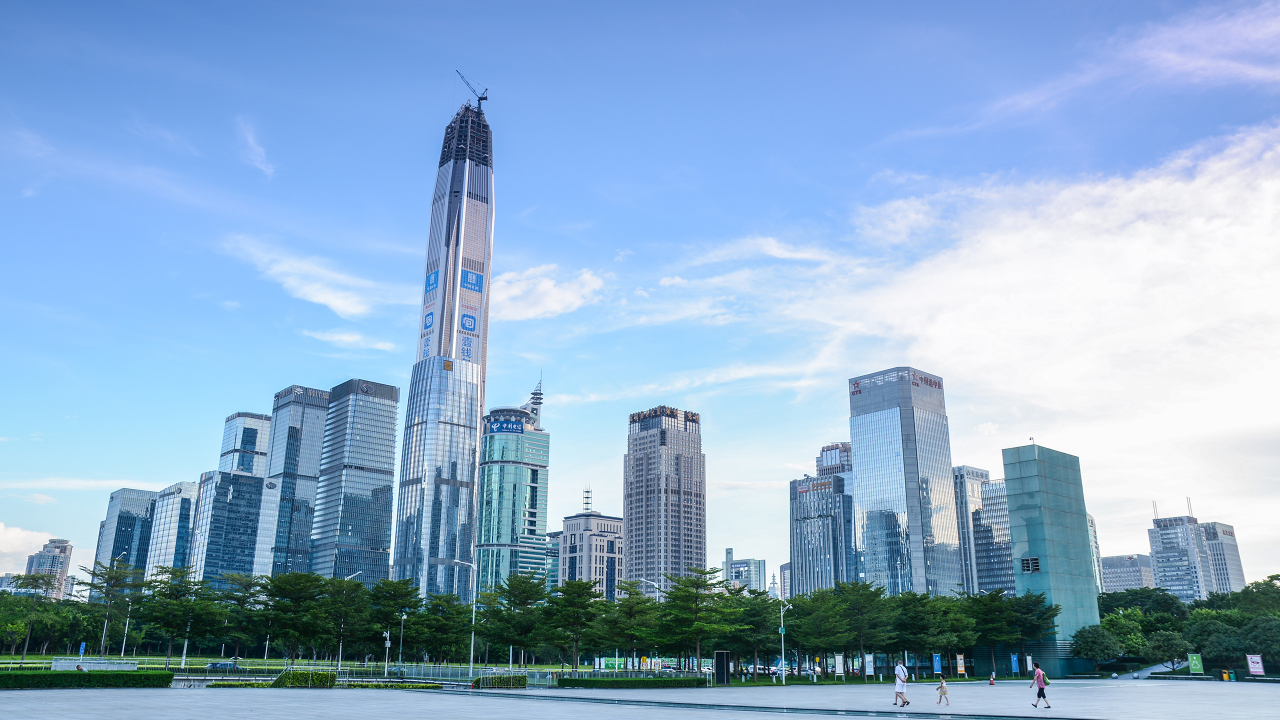
#> input picture city_input/01aae4563735f732f87512f626ac33.jpg@2o.jpg, 2560 x 1440 px (shown at 1/2 size); its folder holds only this picture in this run
$ jupyter execute --allow-errors pre_process.ipynb
#> lines starting #> are read from the running program, lines starting #| are printed output that depends on the picture
[cell 1]
from PIL import Image
import os

def resize_and_crop_images(input_dir, output_dir):
#> called with input_dir = 'city_input', output_dir = 'dataset_1/city'
    if not os.path.exists(output_dir):
        os.makedirs(output_dir)

    image_list = os.listdir(input_dir)
    image_list.sort()

    for i, image_name in enumerate(image_list):
        image_path = os.path.join(input_dir, image_name)
        image = Image.open(image_path)
#> image is the input picture: PIL image 2560x1440 RGB; mean R, G, B 140.8, 172.5, 203.4

        # cut into square
        min_side = min(image.width, image.height)
#> min_side = 1440
        left = (image.width - min_side) // 2
#> left = 560
        top = (image.height - min_side) // 2
#> top = 0
        right = left + min_side
#> right = 2000
        bottom = top + min_side
#> bottom = 1440
        image = image.crop((left, top, right, bottom))
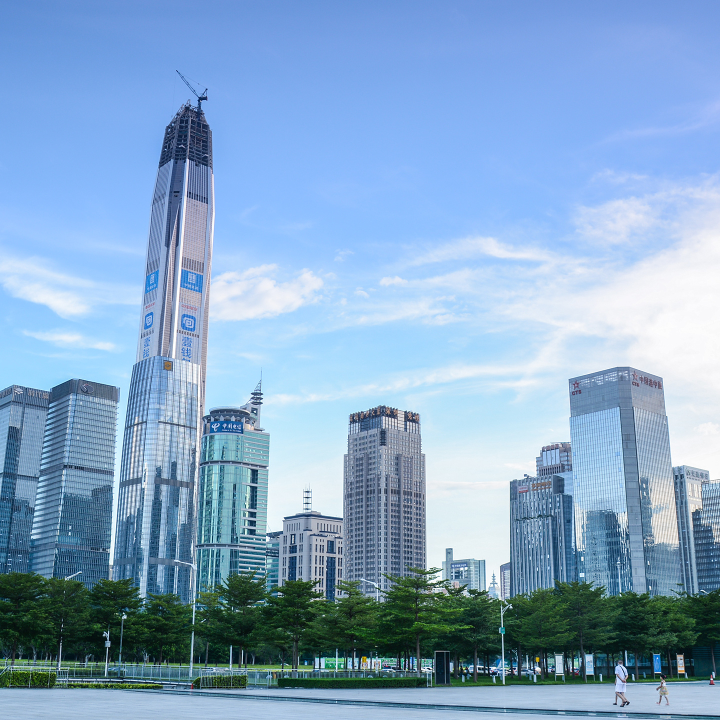
#> image: PIL image 1440x1440 RGB (shown at 1/2 size); mean R, G, B 132.7, 166, 198.7

        # resize
        image = image.resize((512, 512), Image.LANCZOS)
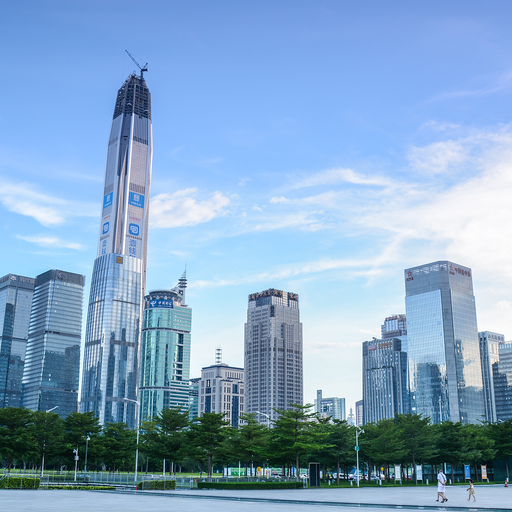
#> image: PIL image 512x512 RGB; mean R, G, B 132.7, 166, 198.7

        # save and name images
        output_path = os.path.join(output_dir, f"image_{str(i+1).zfill(5)}.jpg")
        image.save(output_path)

#> (the rest of this cell did not finish here and is left out)

    resize_and_crop_images(input_directory_old, output_directory_old)
    resize_and_crop_images(input_directory_val, output_directory_val)

$ run again, on city_input/5ed8c04143123931.jpg
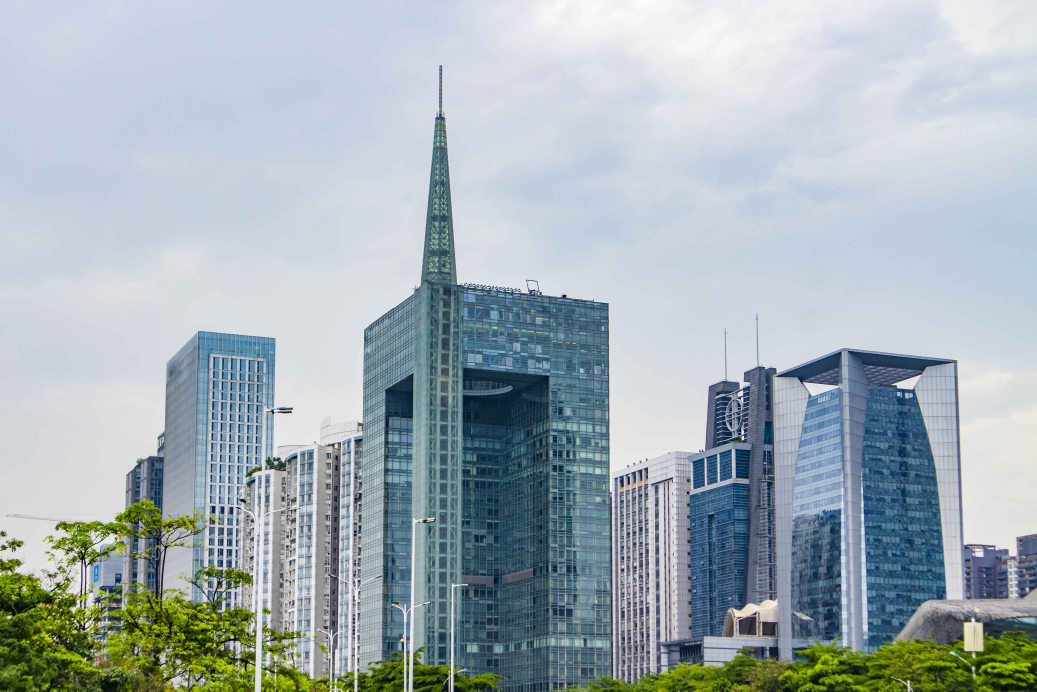
#> input picture city_input/5ed8c04143123931.jpg, 5184 x 3456 px (shown at 1/5 size)
#> in resize_and_crop_images, image is the input picture: PIL image 5184x3456 RGB; mean R, G, B 163.8, 175.8, 181.4
#> in resize_and_crop_images, `image = image.crop((left, top, right, bottom))`:
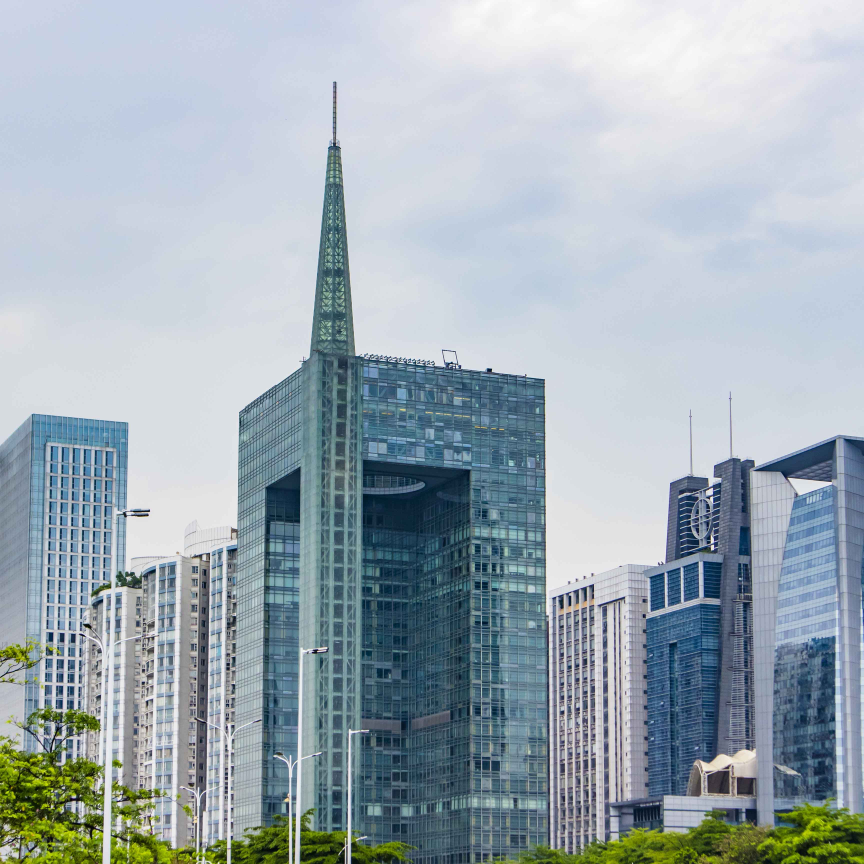
#> image: PIL image 3456x3456 RGB (shown at 1/4 size); mean R, G, B 159.1, 172.1, 180.1
#> in resize_and_crop_images, `image = image.resize((512, 512), Image.LANCZOS)`:
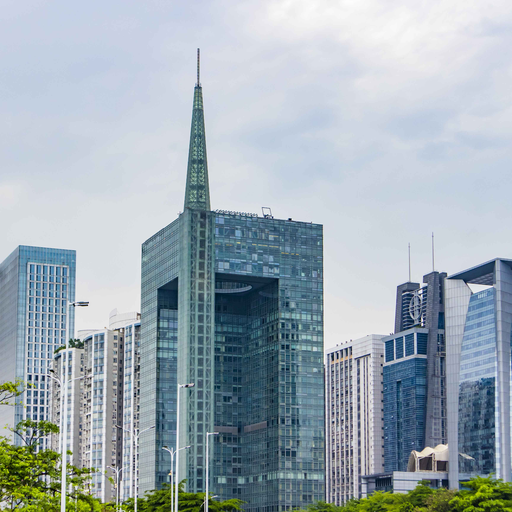
#> image: PIL image 512x512 RGB; mean R, G, B 159.1, 172.1, 180.1

$ run again, on city_input/7.jpg
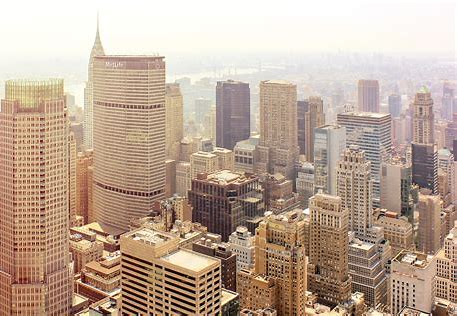
#> input picture city_input/7.jpg, 457 x 316 px
#> in resize_and_crop_images, image is the input picture: PIL image 457x316 RGB; mean R, G, B 189, 167.2, 150.6
#> in resize_and_crop_images, `image = image.crop((left, top, right, bottom))`:
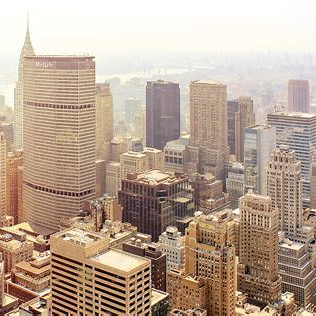
#> image: PIL image 316x316 RGB; mean R, G, B 185.7, 165.4, 148.4
#> in resize_and_crop_images, `image = image.resize((512, 512), Image.LANCZOS)`:
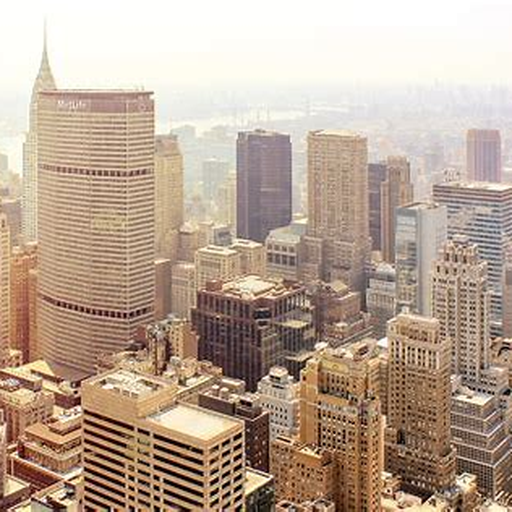
#> image: PIL image 512x512 RGB; mean R, G, B 185.7, 165.4, 148.5
